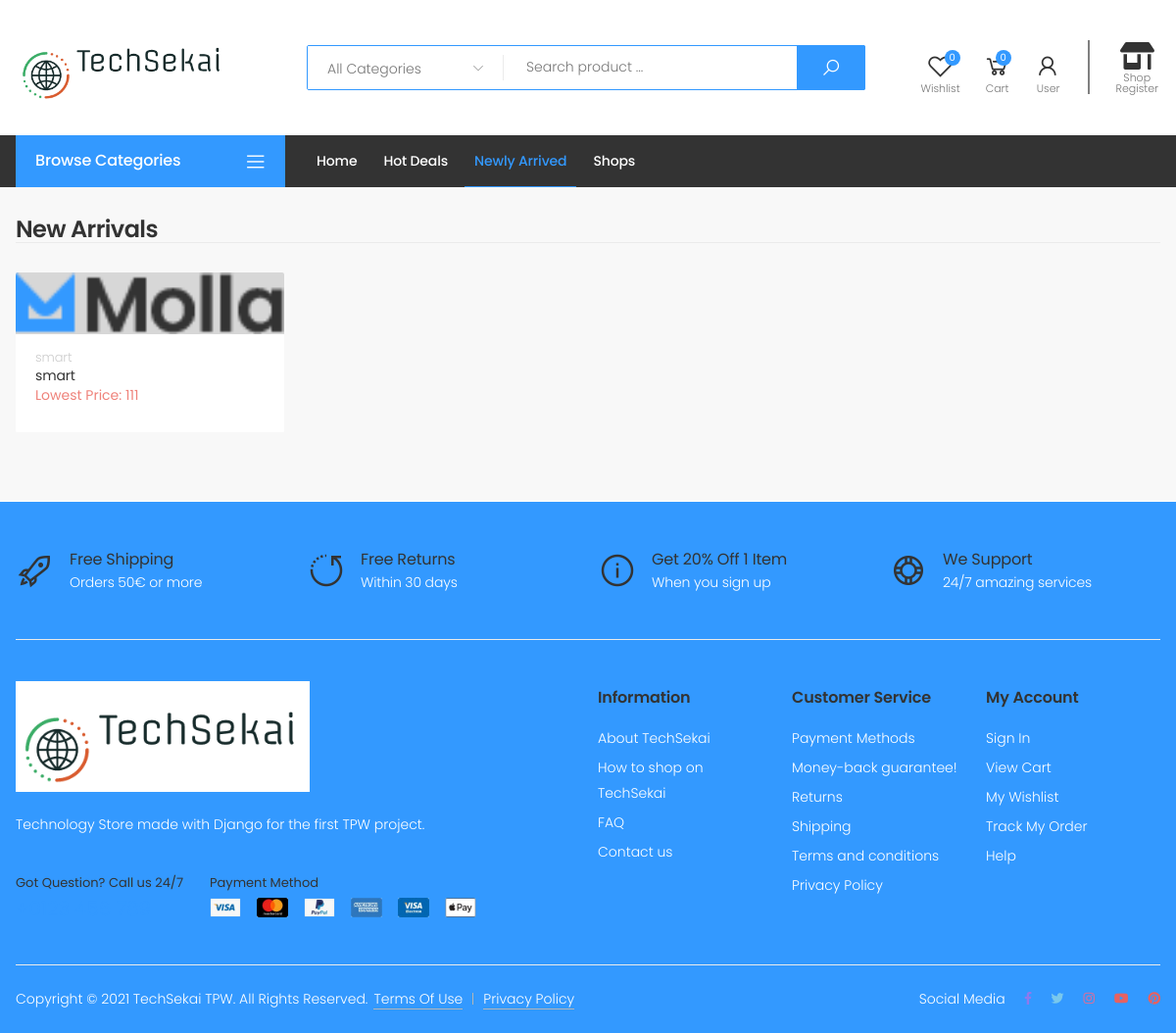
/new_arrivals/, run on the app's committed database.
### TechSekai/models.py (models this page shows, shortened)
class Product(models.Model):
    reference_number = models.PositiveBigIntegerField(null=False)
    name = models.CharField(max_length=50, null=False)
    details = models.TextField(max_length=300)
    warehouse = models.CharField(max_length=50, null=False)
    qty_sold = models.IntegerField()
    image = models.ImageField(null=True, default='logo.png', upload_to='images/', blank=True)
    category = models.ForeignKey(Category, on_delete=models.CASCADE)
    brand = models.ForeignKey(Brand, on_delete=models.CASCADE)
    lowest_price = models.IntegerField(null=False, default=100000000000000000000)

class Category(models.Model):
    name = models.CharField(max_length=50, null=False, primary_key=True)
    totDevices = models.IntegerField()
    image = models.ImageField(null=True, default='images/logo.png', upload_to='images/')

### TechSekai/views.py (the view)
# urls.py: path('new_arrivals/', views.new_arrivals, name='new_arrivals'),
def new_arrivals(request):
    products = Product.objects.all().order_by("id")[0:20]
    content = {
        'products': products,
        'page': 'New Arrivals'
    }
    return render(request, 'new_hot_items.html', content)

### TechSekai/context_processors.py (called while the page is built, shortened)
def category_context_processor(request):
    categories = cache.get('categories')
    if not categories:
        categories = Category.objects.all()
        cache.set('categories', categories)
    content = {'all_categories': categories}
    return content

### TechSekai/templatetags/auth_extras.py (called while the page is built)
@register.filter(name='has_group')
def has_group(user, group_name):
    group = Group.objects.get(name=group_name)
    return True if group in user.groups.all() else False

### TechSekai/templates/new_hot_items.html
{% extends "mainLayout.html" %}
{% load static %}
{% block main %}
    {% if products %}
<div class="bg-light pt-3 pb-5">
    <div class="container">
        <div class="heading heading-flex heading-border mb-3">
            <div class="heading-left">
                <h2 class="title">{{ page }}</h2>
            </div>
        </div>
        <div class="tab-content tab-content-carousel">
            <div class="tab-pane p-0 fade show active" id="hot-all-tab" role="tabpanel"
                 aria-labelledby="hot-all-link">
                <div class="owl-carousel owl-simple carousel-equal-height carousel-with-shadow"
                     data-toggle="owl"
                     data-owl-options='{
                            "nav": false,
                            "dots": true,
                            "margin": 20,
                            "loop": false,
                            "responsive": {
                                "0": {
                                    "items":2
                                },
                                "480": {
                                    "items":2
                                },
                                "768": {
                                    "items":3
                                },
                                "992": {
                                    "items":4
                                },
                                "1280": {
                                    "items":5,
                                    "nav": true
                                }
                            }
                        }'>
                     {% for p in products %}
                        <div class="product">
                        <figure class="product-media">
                            <a href="/product/{{ p.id }}/">
                                <img src="/media/{{ p.image }}" alt="Product image" class="product-image">
                            </a>
                        </figure>
                        <div class="product-body">
                            <div class="product-cat">
                                <a href="#">{{ p.category.name }}</a>
                            </div>
                            <h3 class="product-title"><a href="/product/{{ p.id }}/">{{ p.name }}</a></h3>
                            <div class="product-price">
                                <span class="new-price">Lowest Price: {{ p.lowest_price }}</span>
                            </div>
                        </div>
                    </div>
                    {% endfor %}
                </div>
            </div>
        </div>
    </div>
</div>
    {% endif %}
{% endblock %}

### TechSekai/static/css/skins/skin-demo-13.css (style rules this page uses)
a { color:#39f }
.product-price { color:#39f }

### TechSekai/static/css/demos/demo-13.css (style rules this page uses)
.title { font-weight:600;letter-spacing:-.025em }
.heading-border { border-bottom:.1rem solid #ebebeb }
.product { border-radius:.2rem }
.product-body { padding-bottom:1.8rem;overflow:hidden }
.product-cat { color:#ccc }
.product-price { font-size:1.4rem;margin-bottom:1.1rem }
.product-title { font-size:1.4rem }

### data on the page
Product: image (picture), category.name "smart", name "smart", lowest_price "111"

### other printed values
{{ page }} "New Arrivals"
